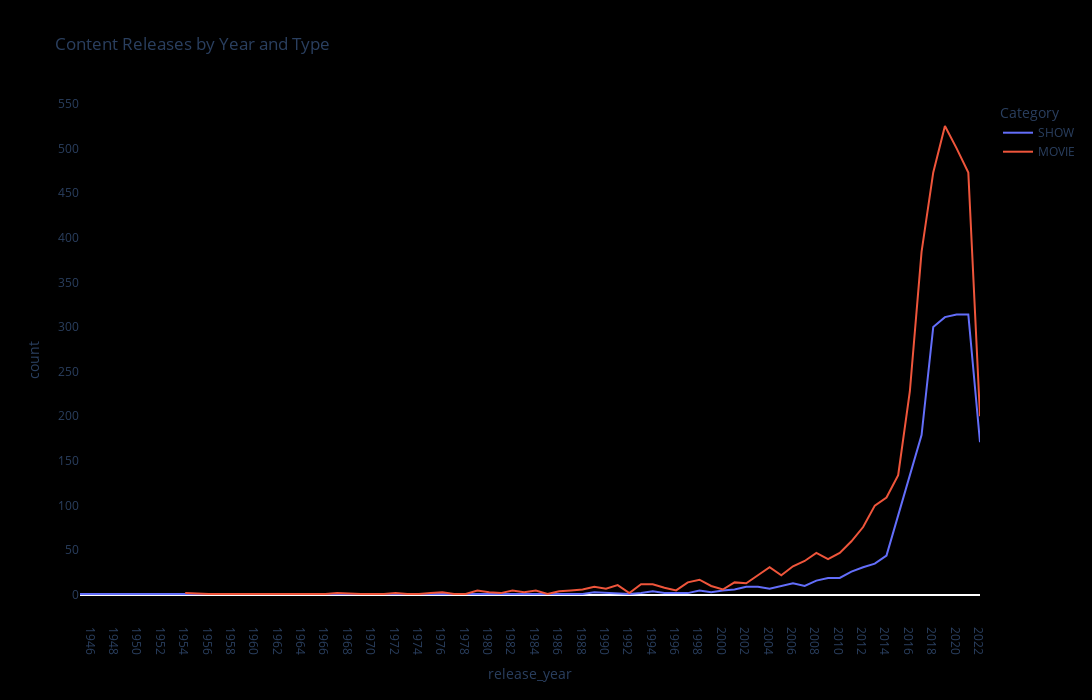

Notebook source saved alongside this figure:
### Code cell
yearly_trend = px.line(count_year, x='release_year', y='count',color='Category',
              title='Content Releases by Year and Type',
              labels=['release_year', 'count', 'Category'])
yearly_trend.update_layout(width =1100, height =700, plot_bgcolor='black', paper_bgcolor='black')
yearly_trend.update_yaxes(dtick=50,showgrid=False)
yearly_trend.update_xaxes(dtick= 2,showgrid=False)
yearly_trend.show()

### Figure 1 — Plotly figure (JSON) as saved in the notebook; plotly's stock layout.template omitted (floating-point values rounded to 4 significant figures)
{"data": [{"hovertemplate": "Category=SHOW<br>release_year=%{x}<br>count=%{y}<extra></extra>", "legendgroup": "SHOW", "line": {"color": "#636efa", "dash": "solid"}, "marker": {"symbol": "circle"}, "mode": "lines", "name": "SHOW", "orientation": "v", "showlegend": true, "type": "scatter", "x": [1945, 1969, 1972, 1981, 1982, 1983, 1984, 1987, 1988, 1989, 1991, 1992, 1993, 1994, 1995, 1996, 1997, 1998, 1999, 2000, 2001, 2002, 2003, 2004, 2005, 2006, 2007, 2008, 2009, 2010, 2011, 2012, 2013, 2014, 2015, 2016, 2017, 2018, 2019, 2020, 2021, 2022], "xaxis": "x", "y": [1, 1, 1, 1, 1, 1, 1, 1, 1, 3, 2, 1, 2, 4, 2, 2, 2, 5, 3, 5, 6, 9, 9, 7, 10, 13, 10, 16, 19, 19, 26, 31, 35, 44, 89, 134, 179, 300, 311, 314, 314, 171], "yaxis": "y"}, {"hovertemplate": "Category=MOVIE<br>release_year=%{x}<br>count=%{y}<extra></extra>", "legendgroup": "MOVIE", "line": {"color": "#EF553B", "dash": "solid"}, "marker": {"symbol": "circle"}, "mode": "lines", "name": "MOVIE", "orientation": "v", "showlegend": true, "type": "scatter", "x": [1954, 1956, 1958, 1959, 1960, 1961, 1963, 1966, 1967, 1969, 1971, 1972, 1973, 1974, 1975, 1976, 1977, 1978, 1979, 1980, 1981, 1982, 1983, 1984, 1985, 1986, 1987, 1988, 1989, 1990, 1991, 1992, 1993, 1994, 1995, 1996, 1997, 1998, 1999, 2000, 2001, 2002, 2003, 2004, 2005, 2006, 2007, 2008, 2009, 2010, 2011, 2012, 2013, 2014, 2015, 2016, 2017, 2018, 2019, 2020, 2021, 2022], "xaxis": "x", "y": [2, 1, 1, 1, 1, 1, 1, 1, 2, 1, 1, 2, 1, 1, 2, 3, 1, 1, 5, 3, 2, 5, 3, 5, 1, 4, 5, 6, 9, 7, 11, 2, 12, 12, 8, 5, 14, 17, 10, 6, 14, 13, 22, 31, 22, 32, 38, 47, 40, 47, 60, 76, 100, 109, 134, 228, 384, 473, 525, 500, 473, 200], "yaxis": "y"}], "layout": {"height": 700, "legend": {"title": {"text": "Category"}, "tracegroupgap": 0}, "paper_bgcolor": "black", "plot_bgcolor": "black", "title": {"text": "Content Releases by Year and Type"}, "width": 1100, "xaxis": {"anchor": "y", "autorange": true, "domain": [0, 1], "dtick": 2, "range": [1945, 2022], "showgrid": false, "title": {"text": "release_year"}, "type": "linear"}, "yaxis": {"anchor": "x", "autorange": true, "domain": [0, 1], "dtick": 50, "range": [-28.11, 554.1], "showgrid": false, "title": {"text": "count"}, "type": "linear"}}}
